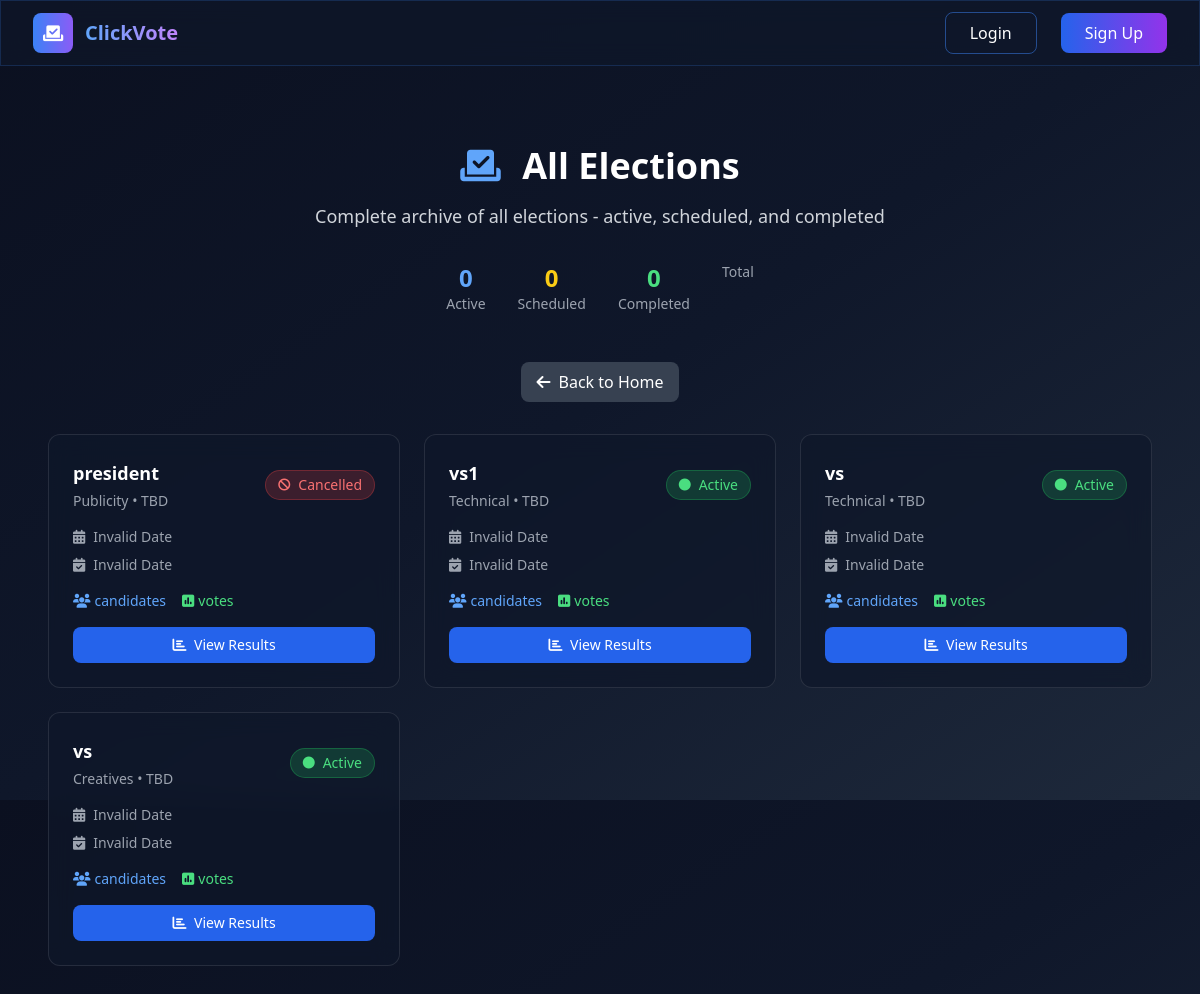
/all_elections, run on the app's committed database.
### tables this page shows
CREATE TABLE elections (
                id INTEGER PRIMARY KEY AUTOINCREMENT,
                title TEXT,
                category TEXT,
                start_time TEXT NOT NULL,
                end_time TEXT NOT NULL,
                created_by INTEGER,
                candidate_limit INTEGER DEFAULT 10,
                status TEXT DEFAULT 'active',
                cancelled_at TEXT,
                cancelled_by INTEGER,
                created_at TIMESTAMP DEFAULT CURRENT_TIMESTAMP,
                FOREIGN KEY (created_by) REFERENCES users (id)
            );

### app.py (the view)
@app.route("/all_elections")
def all_elections():
    elections = query("SELECT * FROM elections ORDER BY start_time DESC")
    ongoing, scheduled, ended = classify_elections(elections)
    all_elections = ongoing + scheduled + ended
    return render_template("all_elections.html", elections=all_elections)

### app.py (called while the page is built)
def get_db():
    conn = sqlite3.connect('voting.db', timeout=30)
    conn.row_factory = sqlite3.Row
    return conn

def exec_sql(sql, args=(), fetch=False, one=False):
    db = get_db()
    cur = db.execute(sql, args)
    if fetch:
        rows = cur.fetchall()
        cur.close()
        return rows[0] if one and rows else rows
    else:
        db.commit()
        last = cur.lastrowid
        cur.close()
        return last

def query(sql, args=(), one=False):
    return exec_sql(sql, args, fetch=True, one=one)

def parse_iso(s):
    try:
        dt = datetime.fromisoformat((s or "").replace("Z", ""))
        if dt.tzinfo is None:
            dt = dt.replace(tzinfo=timezone.utc)
        return dt.astimezone(timezone.utc)
    except Exception:
        pass
        return None

def now_utc():
    return datetime.now(timezone.utc)

@app.context_processor
def inject_unread_notifications():
    try:
        uid = session.get('user_id')
        if not uid:
            return {}
        row = query('SELECT COUNT(*) AS c FROM notifications WHERE user_id=? AND read=0', (uid,), one=True)
        return {'unread_notifications': row['c'] if row else 0}
    except Exception:
        return {'unread_notifications': 0}

def to_ist(dt):
    try:
        if dt.tzinfo is None:
            dt = dt.replace(tzinfo=timezone.utc)
        return dt.astimezone(IST)
    except Exception:
        pass
        return dt

@app.template_filter("istfmt")
def istfmt(value):
    try:
        dt = parse_iso(value)
        dt = to_ist(dt)
        return dt.strftime("%d %b %Y, %I:%M %p IST")
    except Exception:
        pass
        return value

def classify_elections(rows):
    now = now_utc()
    ongoing, scheduled, ended = [], [], []
    for e in rows:
        status = e['status'] if 'status' in e.keys() else None
        if status == 'cancelled':
            ended.append(e)  # Cancelled elections go to "ended" section
            continue
        s = parse_iso(e["start_time"]); t = parse_iso(e["end_time"])
        if s and t:
            if s <= now <= t: ongoing.append(e)
            elif now < s: scheduled.append(e)
            else: ended.append(e)
    return ongoing, scheduled, ended

### templates/all_elections.html (shortened to what this page needs)
{% extends "base.html" %}
{% block content %}
<div class="min-h-screen gradient-bg py-12">
  <div class="container mx-auto px-4 max-w-6xl">
    <div class="text-center mb-12">
      <h1 class="text-4xl font-bold text-white mb-4 animate-fade-in">
        <i class="fas fa-vote-yea text-blue-400 mr-3"></i>
        All Elections
      </h1>
      <p class="text-gray-300 text-lg animate-slide-up">
        Complete archive of all elections - active, scheduled, and completed
      </p>
      <div class="flex justify-center mt-8 space-x-8">
        <div class="text-center">
          <div class="text-2xl font-bold text-blue-400">{{ active_elections|length }}</div>
          <div class="text-gray-400 text-sm">Active</div>
        </div>
        <div class="text-center">
          <div class="text-2xl font-bold text-yellow-400">{{ scheduled_elections|length }}</div>
          <div class="text-gray-400 text-sm">Scheduled</div>
        </div>
        <div class="text-center">
          <div class="text-2xl font-bold text-green-400">{{ completed_elections|length }}</div>
          <div class="text-gray-400 text-sm">Completed</div>
        </div>
        <div class="text-center">
          <div class="text-gray-400 text-sm">Total</div>
        </div>
      </div>
    </div>
    <div class="flex justify-center mb-8">
      <a href="{{ url_for('index') }}"
         class="inline-flex items-center px-4 py-2 bg-gray-700 hover:bg-gray-600 rounded-lg text-white transition-colors">
        <i class="fas fa-arrow-left mr-2"></i>
        Back to Home
      </a>
    </div>
    {% if elections %}
    <div class="grid grid-cols-1 md:grid-cols-2 lg:grid-cols-3 gap-6 animate-slide-up">
      {% for election in elections %}
      <div class="glass-effect rounded-xl p-6 border border-white/10 hover:border-blue-500/30 transition-all duration-300 hover:transform hover:scale-105">
        <div class="flex items-center justify-between mb-4">
          <div>
            <h3 class="text-lg font-semibold text-white mb-1">{{ election.title or election.category }}</h3>
            <p class="text-gray-400 text-sm">{{ election.category }} • {{ election.year or "TBD" }}</p>
          </div>
          <div class="text-right">
            {% if election.status == 'active' %}
            <span class="inline-flex items-center px-3 py-1 bg-green-500/20 rounded-full text-green-400 text-sm font-medium border border-green-500/30">
              <i class="fas fa-circle text-xs mr-2 animate-pulse"></i>
              Active
            </span>
            {% elif election.status == 'scheduled' %}
            <span class="inline-flex items-center px-3 py-1 bg-blue-500/20 rounded-full text-blue-400 text-sm font-medium border border-blue-500/30">
              <i class="fas fa-calendar text-xs mr-2"></i>
              Scheduled
            </span>
            {% elif election.status == 'cancelled' %}
            <span class="inline-flex items-center px-3 py-1 bg-red-500/20 rounded-full text-red-400 text-sm font-medium border border-red-500/30">
              <i class="fas fa-ban text-xs mr-2"></i>
              Cancelled
            </span>
            {% else %}
            <span class="inline-flex items-center px-3 py-1 bg-purple-500/20 rounded-full text-purple-400 text-sm font-medium border border-purple-500/30">
              <i class="fas fa-check-circle text-xs mr-2"></i>
              Completed
            </span>
            {% endif %}
          </div>
        </div>
        <div class="mb-4 text-sm text-gray-400">
          <div class="flex items-center mb-2">
            <i class="fas fa-calendar-alt mr-2"></i>
            <span class="utc-time">{{ election.start_time|istfmt }}</span>
          </div>
          <div class="flex items-center">
            <i class="fas fa-calendar-check mr-2"></i>
            <span class="utc-time">{{ election.end_time|istfmt }}</span>
          </div>
        </div>
        <div class="flex items-center justify-between text-sm mb-4">
          <div class="flex items-center space-x-4">
            <span class="flex items-center text-blue-400">
              <i class="fas fa-users mr-1"></i>
              {{ election.candidate_count }} candidates
            </span>
            <span class="flex items-center text-green-400">
              <i class="fas fa-poll mr-1"></i>
              {{ election.vote_count }} votes
            </span>
          </div>
        </div>
        <div class="flex items-center space-x-2">
          <a href="{{ url_for('results', election_id=election.id) }}" class="flex-1 px-3 py-2 bg-blue-600 hover:bg-blue-700 rounded-lg text-white text-center transition-colors text-sm">
            <i class="fas fa-chart-bar mr-1"></i>
            View Results
          </a>
        </div>
      </div>
      {% endfor %}
    </div>
    {% endif %}
  </div>
</div>
{% endblock %}

### templates/base.html (style rules this page uses)
.glass-effect { backdrop-filter: blur(12px); background: rgba(15, 23, 42, 0.7); border: 1px solid rgba(59, 130, 246, 0.2); }

### data on the page
elections: title "president", category "Publicity", year "TBD", status "cancelled" (drawn)
elections: title "vs1", category "Technical", year "TBD", status "active" (drawn)
elections: title "vs", category "Technical", year "TBD", status "active" (drawn)
elections: title "vs", category "Creatives", year "TBD", status "active" (drawn)

### other printed values
{{ active_elections|length }} "0"
{{ scheduled_elections|length }} "0"
{{ completed_elections|length }} "0"
